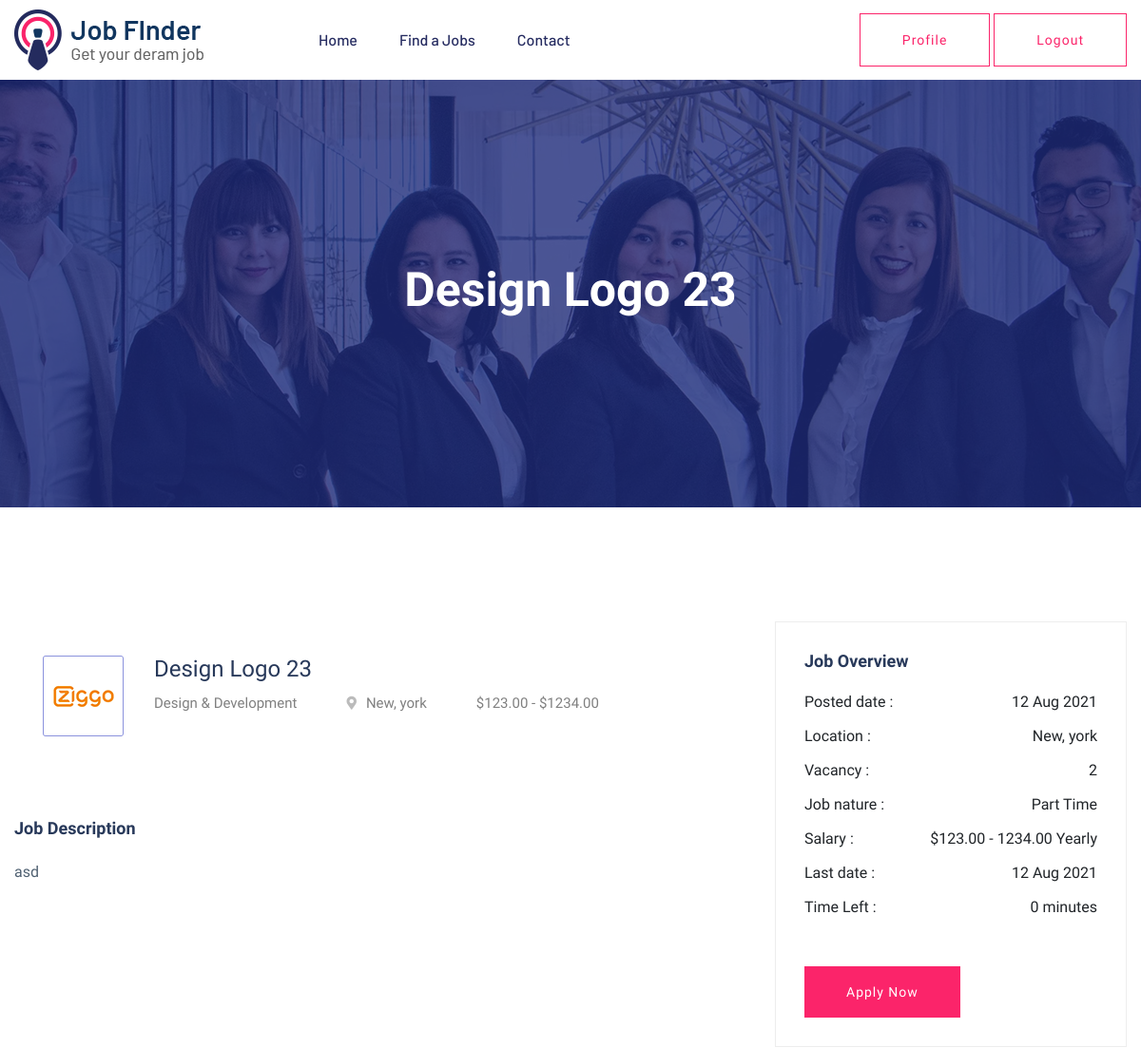
The app's page /post/detail/design-logo-23/ (signed in, upper part), older data.
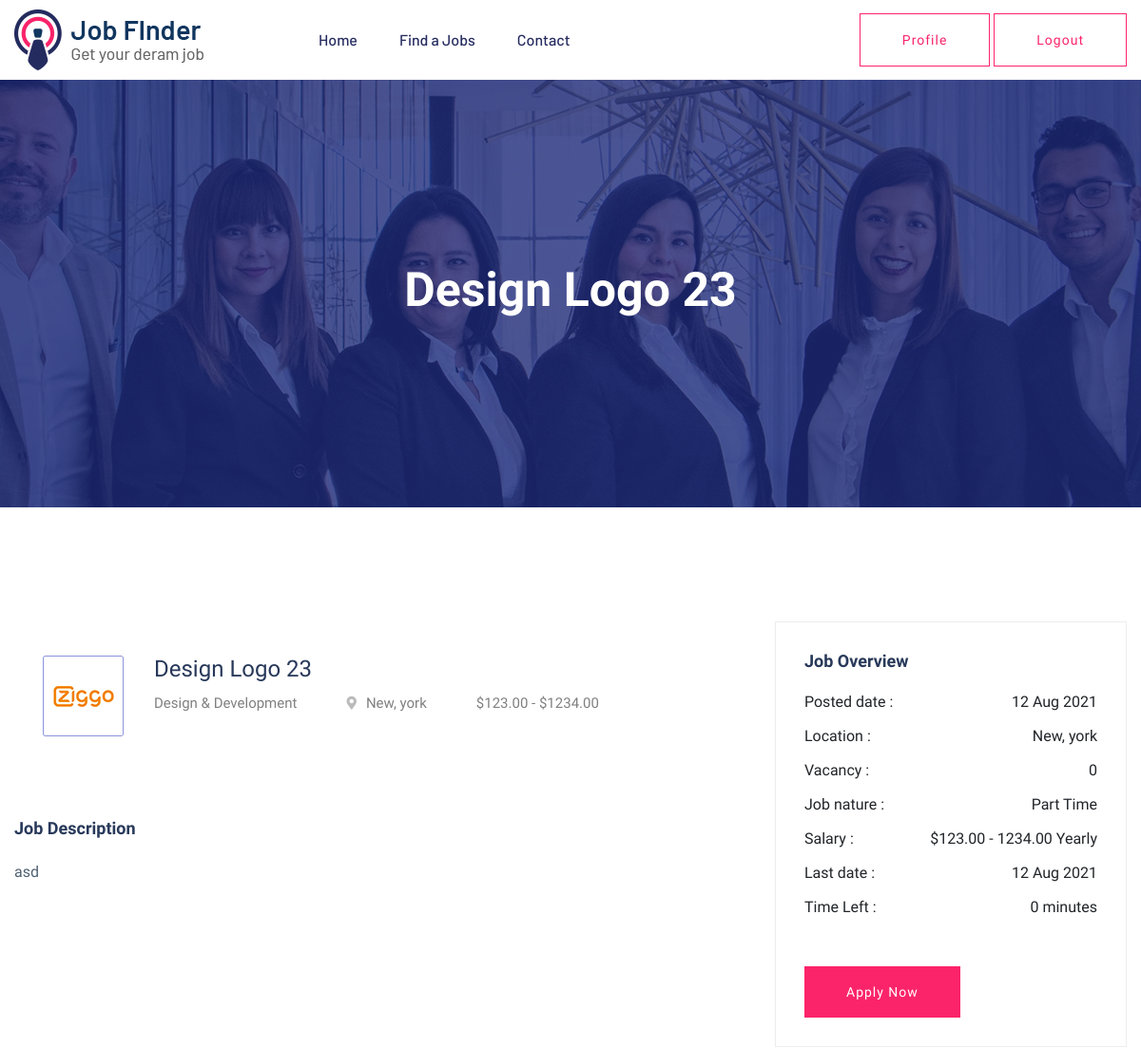
The same page, newer data.
### job/models.py (models this page shows, shortened)
class Job(models.Model):
    job_name = models.CharField(max_length=200)
    slug = models.SlugField(unique=True)
    description = models.TextField()
    image = models.ImageField(upload_to='job', null=True, blank=True)
    category = models.ForeignKey(Category, on_delete=models.CASCADE, related_name='jobs')
    company = models.ForeignKey(Company, on_delete=models.CASCADE, related_name='jobs')
    location = models.CharField(max_length=200)
    vacancy = models.IntegerField(default=1)
    job_time = models.CharField(choices=JOB_TIME, max_length=10)
    salary_type = models.CharField(choices=SALARY_TYPE, max_length=10)
    max_salary = models.DecimalField(decimal_places=2, max_digits=6)
    min_salary = models.DecimalField(decimal_places=2, max_digits=6)
    last_date = models.DateField(default=timezone.now())
    posted_date = models.DateField(auto_now_add=True)
    class Meta:
        ordering = ['-posted_date']

class Category(models.Model):
    category_name = models.CharField(max_length=200, unique=True)
    slug = models.SlugField(unique=True)
    logo = models.CharField(max_length=50, default='tour')
    created_at = models.DateField(auto_now_add=True)

### job/decorators.py (the view)
    def inner(*args, **kwargs):
        request = args[0]
        if request.user.is_authenticated:
            if request.user.profile.is_company:
                return redirect('job:home')
        return func(*args, **kwargs)

### job/views.py (called while the page is built)
@login_required
@allow_user
def post_detail(request, slug):
    job = Job.objects.filter(slug=slug).first()
    applications = Application.objects.filter(job=job, profile=request.user.profile)
    applied = True if applications.exists() else False
    context = {
        'job': job,
        'applied': applied,
    }
    return render(request, 'job/job_details.html', context)

### job/templates/job/job_details.html (shortened to what this page needs)
{% extends 'base.html' %}
{% load static %}
{% block content %}
    <main>
        <div class="slider-area ">
        <div class="single-slider section-overly slider-height2 d-flex align-items-center" data-background="{% static 'img/hero/about.jpg'%}">
            <div class="container">
                <div class="row">
                    <div class="col-xl-12">
                        <div class="hero-cap text-center">
                            <h2>{{ job.job_name|title }}</h2>
                        </div>
                    </div>
                </div>
            </div>
        </div>
        </div>
        <div class="job-post-company pt-120 pb-120">
            <div class="container">
                <div class="row justify-content-between">
                    <div class="col-xl-7 col-lg-8">
                        <div class="single-job-items mb-50">
                            <div class="job-items">
                                <div class="company-img">
                                    <a href="{% url 'job:post-detail' job.slug %}"><img src="{% static 'img/icon/job-list1.png'%}" alt=""></a>
                                </div>
                                <div class="job-tittle job-tittle2">
                                    <a href="{% url 'job:post-detail' job.slug %}">
                                        <h4>{{ job.job_name|title }}</h4>
                                    </a>
                                    <ul>
                                        <li>{{ job.category.category_name|title }}</li>
                                        <li><i class="fas fa-map-marker-alt"></i>{{ job.location }}</li>
                                        <li>${{ job.min_salary}} - ${{ job.max_salary }}</li>
                                    </ul>
                                </div>
                            </div>
                        </div>
                        <div class="job-post-details">
                            <div class="post-details1 mb-50">
                                <div class="small-section-tittle">
                                    <h4>Job Description</h4>
                                </div>
                                <p>
                                    {{ job.description }}
                                </p>
                            </div>
                        </div>
                    </div>
                    <div class="col-xl-4 col-lg-4">
                        <div class="post-details3  mb-50">
                           <div class="small-section-tittle">
                               <h4>Job Overview</h4>
                           </div>
                          <ul>
                              <li>Posted date : <span>{{ job.posted_date|date:'d M Y'}}</span></li>
                              <li>Location : <span>{{ job.location }}</span></li>
                              <li>Vacancy : <span>{{ job.vacancy }}</span></li>
                              <li>Job nature : <span>{{ job.job_time }}</span></li>
                              <li>Salary :  <span>${{ job.min_salary }} - {{ job.max_salary }} {{ job.salary_type|title }}</span></li>
                              <li>Last date : <span>{{ job.last_date|date:'d M Y'}}</span></li>
                              <li>Time Left : <span>{{ job.posted_date|timesince:job.last_date }}</span></li>
                          </ul>
                         <div class="apply-btn2">
                            <a href="#" class="btn">Apply Now</a>
                         </div>
                       </div>
                    </div>
                </div>
            </div>
        </div>
    </main>
{% endblock content %}

Row changes from the older to the newer data that the page shows:
changed Job "Design Logo 23": vacancy "2" → "0"
